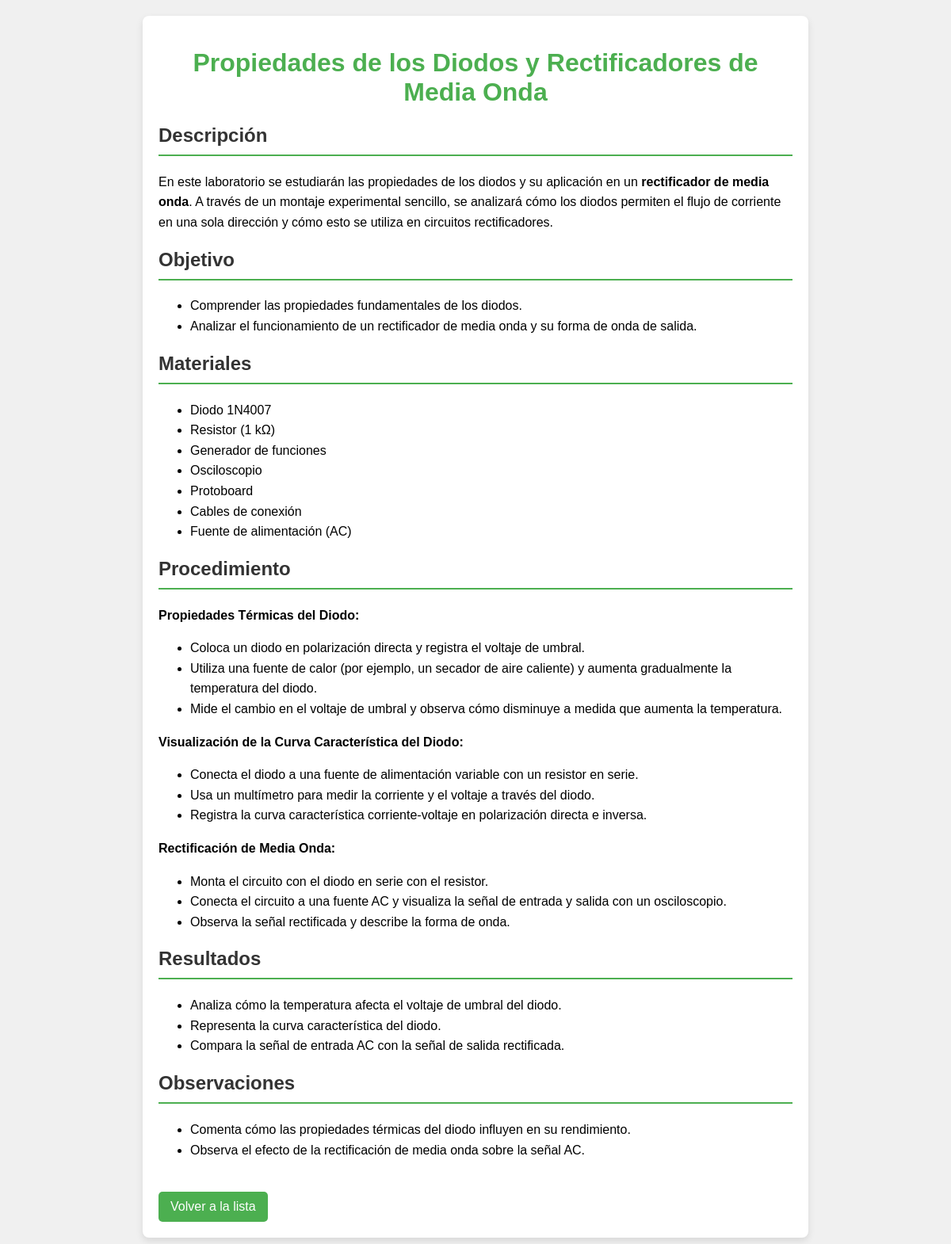
The page /laboratorios/laboratorios/6/ on the database its author committed.
### laboratorios/models.py (models this page shows, shortened)
class Laboratorio(models.Model):
    titulo = models.CharField(max_length=200)  # Título del laboratorio
    descripcion = models.TextField(default='')            # Descripción detallada del laboratorio
    fecha = models.DateTimeField(default=timezone.now)                  # Fecha de realización
    objetivo = models.TextField(default='')                # Objetivo del laboratorio
    materiales = models.TextField(default='')              # Materiales necesarios
    procedimiento = models.TextField(default='')           # Pasos a seguir en el laboratorio
    resultados = models.TextField(null=True, blank=True)  # Resultados esperados
    observaciones = models.TextField(null=True, blank=True)  # Observaciones finales
    imagen = models.ImageField(upload_to='imagenes/laboratorios/', null=True, blank=True)

### laboratorios/views.py (the view)
# urls.py: path('laboratorios/<int:pk>/', LaboratorioDetailView.as_view(), name='laboratorio_detail'),
class LaboratorioDetailView(DetailView):
    model = Laboratorio
    template_name = 'laboratorios/laboratorio_detail.html'

### laboratorios/templates/laboratorios/laboratorio_detail.html (shortened to what this page needs)
{% load static %}
<!DOCTYPE html>
<html lang="es">
<head>
    <link rel="stylesheet" href="{% static 'laboratorios/css/laboratorio_details.css' %}">
</head>
<body>
    <div class="container">
        <header>
            <h1>{{ laboratorio.titulo }}</h1>
        </header>
        <section class="content">
            <h2>Descripción</h2>
            <div class="text-content">{{ laboratorio.descripcion|safe }}</div>
            <h2>Objetivo</h2>
            <div class="text-content">{{ laboratorio.objetivo|safe }}</div>
            <h2>Materiales</h2>
            <div class="text-content">{{ laboratorio.materiales|safe }}</div>
            <h2>Procedimiento</h2>
            <div class="text-content">{{ laboratorio.procedimiento|safe }}</div>
            <h2>Resultados</h2>
            <div class="text-content">{{ laboratorio.resultados|safe }}</div>
            <h2>Observaciones</h2>
            <div class="text-content">{{ laboratorio.observaciones|safe }}</div>
        </section>
        <footer>
            <a href="{% url 'lista_laboratorios' %}" class="back-button">Volver a la lista</a>
        </footer>
    </div>
</body>
</html>

### laboratorios/static/laboratorios/css/laboratorio_details.css (style rules this page uses)
body { font-family: Arial, sans-serif; background-color: #f0f0f0; margin: 0; padding: 20px; }
.container { max-width: 800px; margin: auto; background: white; border-radius: 8px; box-shadow: 0 4px 10px rgba(0, 0, 0, 0.1); padding: 20px; }
header { text-align: center; margin-bottom: 20px; }
h1 { color: #4CAF50; }
h2 { color: #333; border-bottom: 2px solid #4CAF50; padding-bottom: 10px; }
.text-content { margin-bottom: 20px; line-height: 1.6; }
.back-button { display: inline-block; margin-top: 20px; padding: 10px 15px; background-color: #4CAF50; color: white; text-decoration: none; border-radius: 5px; transition: background-color 0.3s; }

### rows shown on the page
Laboratorio: titulo "Propiedades de los Diodos y Rectificadores de Media Onda", descripcion "En este laboratorio se estudiarán las propiedades de los diodos y su aplicación en un rectificador de media onda . A través de un montaje experimental sencillo, se analizará cómo los diodos permiten el flujo de corriente en una sola dirección y cómo esto se utiliza en circuitos rectificadores.", objetivo "Comprender las propiedades fundamentales de los diodos. Analizar el funcionamiento de un rectificador de media onda y su forma de onda de salida.", materiales "Diodo 1N4007 Resistor (1 kΩ) Generador de funciones Osciloscopio Protoboard Cables de conexión Fuente de alimentación (AC)", procedimiento "Propiedades Térmicas del Diodo: Coloca un diodo en polarización directa y registra el voltaje de umbral. Utiliza una fuente de calor (por ejemplo, un secador de aire caliente) y aumenta gradualmente la temperatura del diodo. Mide el cambio en el voltaje de umbral y observa cómo disminuye a medida que aumenta la temperatura. Visualización de la Curva Característica del Diodo: Conecta el diodo a una fuente de alimentación variable con un resistor en serie. Usa un multímetro para medir la corriente y el voltaje a través del diodo. Registra la curva característica corriente-voltaje en polarización directa e inversa. Rectificación de Media Onda: Monta el circuito con el diodo en serie con el…", resultados "Analiza cómo la temperatura afecta el voltaje de umbral del diodo. Representa la curva característica del diodo. Compara la señal de entrada AC con la señal de salida rectificada.", observaciones "Comenta cómo las propiedades térmicas del diodo influyen en su rendimiento. Observa el efecto de la rectificación de media onda sobre la señal AC."
